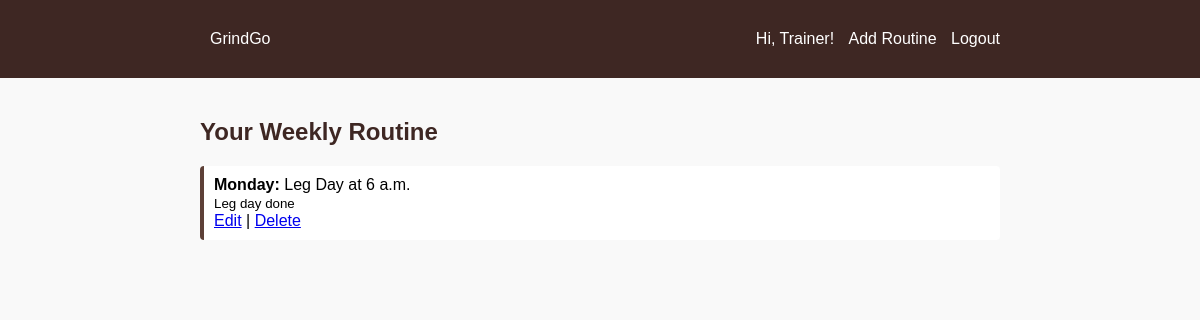
The page / (signed in) on the database its author committed.
### Routineapp/models.py (models this page shows, shortened)
class Routine(models.Model):
    user = models.ForeignKey(User, on_delete=models.CASCADE)
    title = models.CharField(max_length=100)
    day = models.CharField(max_length=10)  # e.g. 'Monday'
    time = models.TimeField()
    description = models.TextField(blank=True)

### Routineapp/views.py (the view)
# urls.py: path('', views.routine_list, name='routine_list'),  # after login
@login_required
def routine_list(request):
    routines = Routine.objects.filter(user=request.user)
    return render(request, 'Routineapp/routine_list.html', {'routines': routines})

### Routineapp/templates/Routineapp/routine_list.html
{% extends 'Routineapp/base.html' %}
{% block content %}
    {% load static %}
<h2>Your Weekly Routine</h2>
{% if routines %}
    <ul class="routine-list">
        {% for routine in routines %}
            <li>
                <strong>{{ routine.day }}:</strong> {{ routine.title }} at {{ routine.time }} <br>
                <small>{{ routine.description }}</small><br>
                <a href="{% url 'routine_update' routine.pk %}">Edit</a> |
                <a href="{% url 'routine_delete' routine.pk %}">Delete</a>
            </li>
        {% endfor %}
    </ul>
{% else %}
    <p>No routines yet. <a href="{% url 'routine_create' %}">Add one</a>!</p>
{% endif %}
{% endblock %}

### Routineapp/templates/Routineapp/base.html (shortened to what this page needs)
<!DOCTYPE html>
<html lang="en">
<head>
    {% load static %}
    <link rel="stylesheet" href="{% static 'css/style.css' %}">
</head>
<body>
    <nav>
        <div class="container">
            <a href="{% url 'routine_list' %}">GrindGo</a>
            <div class="nav-links">
                {% if user.is_authenticated %}
                    <span>Hi, {{ user.username }}!</span>
                    <a href="{% url 'routine_create' %}">Add Routine</a>
                    <a href="{% url 'logout' %}">Logout</a>
                {% else %}
                    <a href="{% url 'login' %}">Login</a>
                    <a href="{% url 'register' %}">Register</a>
                {% endif %}
            </div>
        </div>
    </nav>
    <main class="container">
        {% block content %}
        {% endblock %}
    </main>
</body>
</html>

### Routineapp/static/css/style.css (style rules this page uses)
body { font-family: Arial, sans-serif; background: #f9f9f9; margin: 0; padding: 0; }
.container { max-width: 800px; margin: auto; padding: 20px; }
nav { background-color: #3e2723; color: white; padding: 10px 20px; }
nav .container { display: flex; justify-content: space-between; align-items: center; }
nav a { color: white; margin-left: 10px; text-decoration: none; }
h2 { color: #3e2723; }
.routine-list { list-style: none; padding: 0; }
.routine-list li { background: white; padding: 10px; margin: 10px 0; border-left: 4px solid #5d4037; border-radius:4px; }

### rows shown on the page
Routine: day "Monday", title "Leg Day", time "6 a.m.", description "Leg day done"

### other values the page prints
{{ user.username }} "Trainer"
